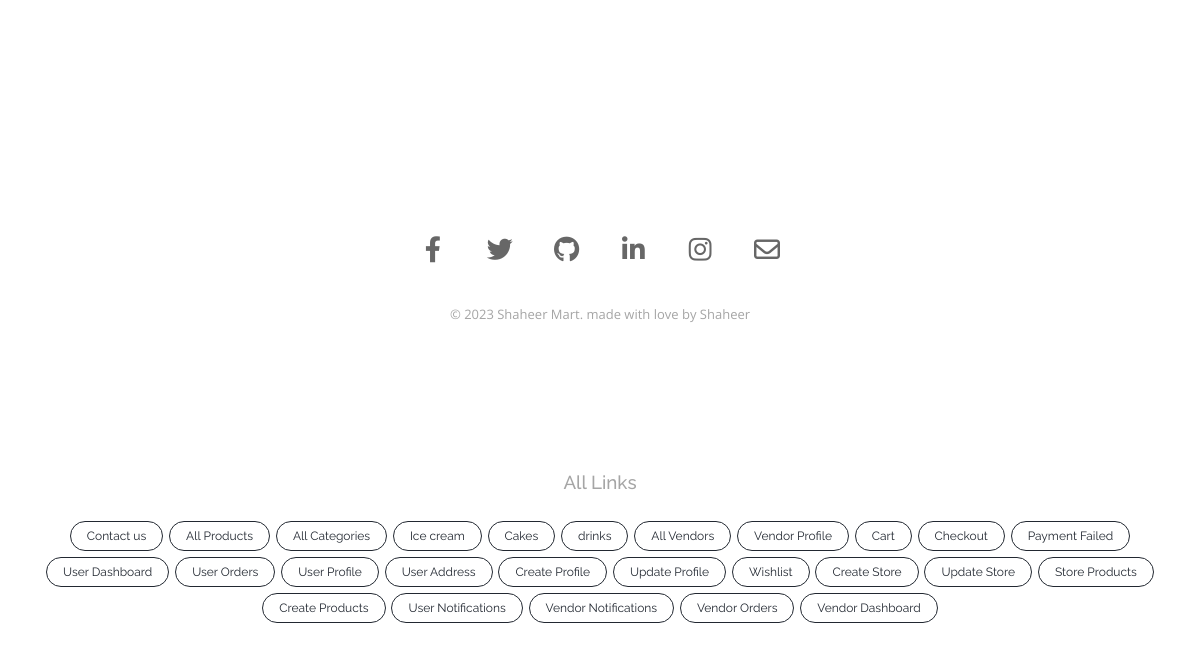
Page /contact/ (lower part) on the earlier database version.
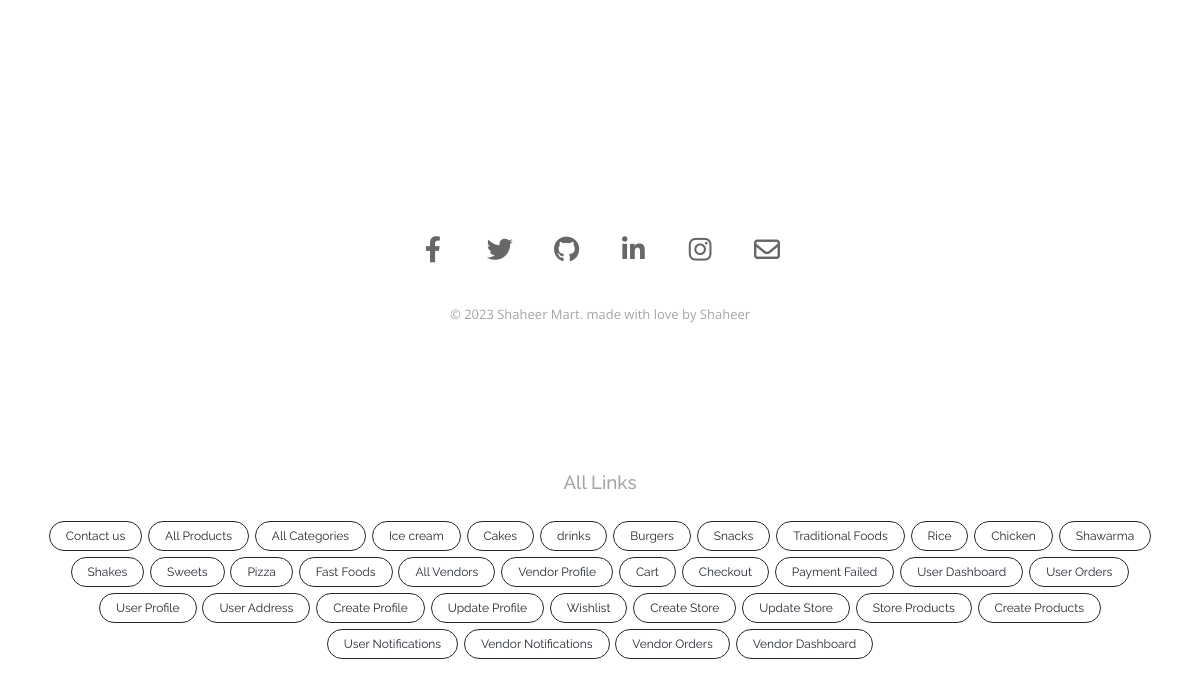
Same page on the later database version.
### core/models.py (models this page shows, shortened)
class Category(models.Model):
    cid = ShortUUIDField(unique=True, length=10, max_length=30, prefix="cat", alphabet="abcdefgh12345")
    title = models.CharField(max_length=100)
    image = models.ImageField(upload_to="Category")
    class Meta:
        verbose_name_plural = "Categories"

### core/views.py (the view)
# urls.py: path('contact/', views.contact_view, name="contact"),
def contact_view(request):
    return render(request, "core/contactus.html")

### templates/core/contactus.html (shortened to what this page needs)
{% extends 'core/base.html' %}
{% block body %}
{% load static %}
<main id="cart-list">
   <section id="contactus" class="padding_top">
      <div id="map-container"></div>
   </section>
   {% endblock body %}

### templates/core/base.html (shortened to what the changed rows need)
{% load static %}
<!DOCTYPE html>
<html>
<head>
	<link rel="stylesheet" href="https://cdnjs.cloudflare.com/ajax/libs/font-awesome/6.4.0/css/all.min.css">
	<link rel="stylesheet" href="{% static '/css/animate.min.css' %}">
	<link rel="stylesheet" href="{% static '/css/bootstrap.min.css' %}">
	<link rel="stylesheet" href="{% static '/css/cubeportfolio.min.css' %}">
	<link rel="stylesheet" href="{% static '/css/font-awesome.min.css' %}">
	<link rel="stylesheet" href="{% static '/css/green.css' %}">
	<link rel="stylesheet" href="{% static '/css/jquery.background-video.css' %}">
	<link rel="stylesheet" href="{% static '/css/jquery.fancybox.min.css' %}">
	<link rel="stylesheet" href="{% static '/css/layers.css' %}">
	<link rel="stylesheet" href="{% static '/css/navigation.css' %}">
	<link rel="stylesheet" href="{% static '/css/orange.css' %}">
	<link rel="stylesheet" href="{% static '/css/owl.carousel.min.css' %}">
	<link rel="stylesheet" href="{% static '/css/pink.css' %}">
	<link rel="stylesheet" href="{% static '/css/settings.css' %}">
	<link rel="stylesheet" href="{% static '/css/solid.css' %}">
	<link rel="stylesheet" href="{% static '/css/yellow.css' %}">
	<link rel="stylesheet" href="{% static '/css/style.css' %}">
</head>
<body>
	{% block body %}
	{% endblock body %}
	<section id="funfacts-four" class="padding_half fact-iconic ">
		<div class="container">
			<div class="row text-center">
				<ul class="webtags">
					{% for c in categories %}
					<li><a style="backdrop-filter: unset; color: #222831; border:0.5px solid #222831" href="{% url 'category-product-list' c.cid %}">{{c.title}}</a></li>
					{% endfor %}
				</ul>
			</div>
		</div>
	</section>
</body>
</html>

Differences in the rows shown:
added Category: title "Burgers"
added Category: title "Snacks"
added Category: title "Traditional Foods"
added Category: title "Rice"
added Category: title "Chicken"
added Category: title "Shawarma"
added Category: title "Shakes"
added Category: title "Sweets"
added Category: title "Pizza"
added Category: title "Fast Foods"
